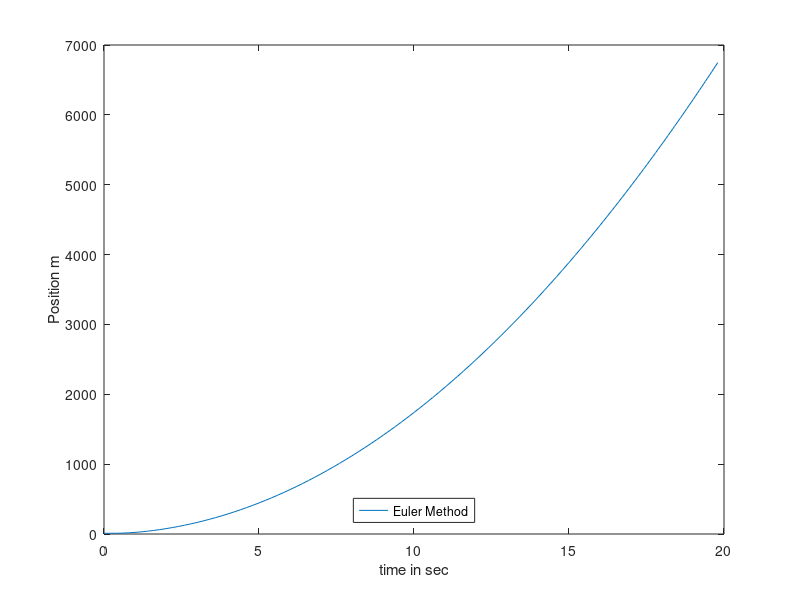

This figure's MATLAB source:
clear all;
V0 = 0; % initial speed
m = 0.005; % mass in kg
g = 9.81; % gravity acceleration kg/m3
rho = 1.2; % Air density
A = 4.4e-3; % Object area
cw = 0.4; % Numerical drag coefficient
k = 0.5*cw*rho*A; % Coefficient
N = 100; % Time step
V = zeros(1,N); % Speed
V(1)=V0;
deltat=0.2;
pos(1) = 10; % Start height

t=(0:N-1)*deltat; %Tiden

R = 0.1e-3+4.41e-3*rand(1,1) % Random nr mellan max och min

for i=1:N-1
V(i+1)=V(i)+deltat*(g-(k/m)*V(i)^2); %c calculate the velocity
pos(i+1) = pos(i) + V(i)*t(i+1); % calculate the position
end


plot(t,pos);
xlabel('time in sec');
ylabel('Position m');
legend ('Euler Method','location','south');
